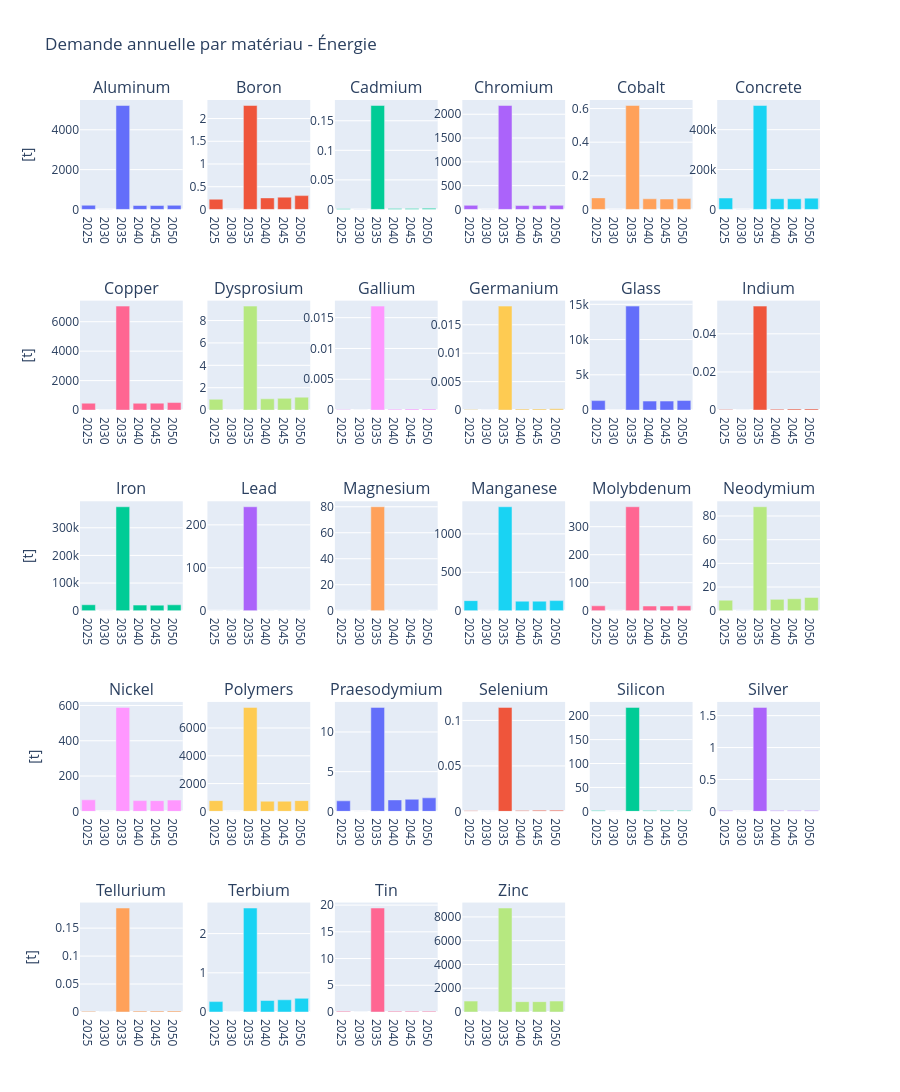

Notebook code cell kept with this figure:
### Code cell
from plotly.subplots import make_subplots
import plotly.graph_objects as go

df_all = plot_all_materials_demand(market_share=True)

def plot_all_materials_demand_sub(save=False):
    materials_positive = df_all.columns.tolist()
    n = len(materials_positive)
    ncols = 6
    nrows = -(-n // ncols)  # arrondi supérieur

    fig = make_subplots(rows=nrows, cols=ncols, subplot_titles=materials_positive)

    for i, material in enumerate(materials_positive):
        row = i // ncols + 1
        col = i % ncols + 1
        
        df_all_annual = df_all / 5
        df_all_annual.index = years
        
        fig.add_trace(
            go.Bar(x=years, y=df_all_annual[material].values, name=material, showlegend=False),
            row=row, col=col
        )

    fig.update_layout(height=300 * nrows, title='Demande annuelle par matériau - Énergie')
    fig.update_yaxes(title_text='[t]', col=1)    
    fig.show()

    if save:
        save_dir = os.path.expanduser('~/Library/Mobile Documents/com~apple~CloudDocs/EPFL/PdM/Plots/Elec_energy')
        os.makedirs(save_dir, exist_ok=True)

        #filepath = os.path.join(save_dir, 'tot_mat_elec.png')
        #fig.write_image(filepath, width=250*ncols, height=300*nrows)

plot_all_materials_demand_sub(save=True)

### Figure 1 — Plotly figure (JSON) as saved in the notebook; plotly's stock layout.template omitted (floating-point values rounded to 4 significant figures)
{"data": [{"name": "Aluminum", "showlegend": false, "type": "bar", "x": ["2025", "2030", "2035", "2040", "2045", "2050"], "xaxis": "x", "y": [209.7, 0.0, 5220.0, 197.4, 196.6, 206.9], "yaxis": "y"}, {"name": "Boron", "showlegend": false, "type": "bar", "x": ["2025", "2030", "2035", "2040", "2045", "2050"], "xaxis": "x2", "y": [0.2247, 0.0, 2.288, 0.2535, 0.2706, 0.3043], "yaxis": "y2"}, {"name": "Cadmium", "showlegend": false, "type": "bar", "x": ["2025", "2030", "2035", "2040", "2045", "2050"], "xaxis": "x3", "y": [0.001129, 0.0, 0.1758, 0.00156, 0.001704, 0.001848], "yaxis": "y3"}, {"name": "Chromium", "showlegend": false, "type": "bar", "x": ["2025", "2030", "2035", "2040", "2045", "2050"], "xaxis": "x4", "y": [85.42, 0.0, 2184.0, 81.54, 81.91, 86.98], "yaxis": "y4"}, {"name": "Cobalt", "showlegend": false, "type": "bar", "x": ["2025", "2030", "2035", "2040", "2045", "2050"], "xaxis": "x5", "y": [0.06869, 0.0, 0.6183, 0.0633, 0.06216, 0.06457], "yaxis": "y5"}, {"name": "Concrete", "showlegend": false, "type": "bar", "x": ["2025", "2030", "2035", "2040", "2045", "2050"], "xaxis": "x6", "y": [57270.0, 0.0, 521300.0, 53740.0, 53620.0, 56620.0], "yaxis": "y6"}, {"name": "Copper", "showlegend": false, "type": "bar", "x": ["2025", "2030", "2035", "2040", "2045", "2050"], "xaxis": "x7", "y": [466.8, 0.0, 7059.0, 461.6, 472.0, 510.3], "yaxis": "y7"}, {"name": "Dysprosium", "showlegend": false, "type": "bar", "x": ["2025", "2030", "2035", "2040", "2045", "2050"], "xaxis": "x8", "y": [0.9639, 0.0, 9.289, 1.005, 1.047, 1.153], "yaxis": "y8"}, {"name": "Gallium", "showlegend": false, "type": "bar", "x": ["2025", "2030", "2035", "2040", "2045", "2050"], "xaxis": "x9", "y": [9.912e-05, 0.0, 0.01687, 0.0001543, 0.0001728, 0.0001912], "yaxis": "y9"}, {"name": "Germanium", "showlegend": false, "type": "bar", "x": ["2025", "2030", "2035", "2040", "2045", "2050"], "xaxis": "x10", "y": [9.44e-05, 0.0, 0.01828, 0.0001737, 0.0002001, 0.0002266], "yaxis": "y10"}, {"name": "Glass", "showlegend": false, "type": "bar", "x": ["2025", "2030", "2035", "2040", "2045", "2050"], "xaxis": "x11", "y": [1343.0, 0.0, 14740.0, 1275.0, 1277.0, 1353.0], "yaxis": "y11"}, {"name": "Indium", "showlegend": false, "type": "bar", "x": ["2025", "2030", "2035", "2040", "2045", "2050"], "xaxis": "x12", "y": [0.0003188, 0.0, 0.05452, 0.0004994, 0.0005596, 0.0006198], "yaxis": "y12"}, {"name": "Iron", "showlegend": false, "type": "bar", "x": ["2025", "2030", "2035", "2040", "2045", "2050"], "xaxis": "x13", "y": [21540.0, 0.0, 376000.0, 20240.0, 20200.0, 21340.0], "yaxis": "y13"}, {"name": "Lead", "showlegend": false, "type": "bar", "x": ["2025", "2030", "2035", "2040", "2045", "2050"], "xaxis": "x14", "y": [0.0175, 0.0, 242.1, 0.01704, 0.01689, 0.01674], "yaxis": "y14"}, {"name": "Magnesium", "showlegend": false, "type": "bar", "x": ["2025", "2030", "2035", "2040", "2045", "2050"], "xaxis": "x15", "y": [0.0, 0.0, 80.0, 0.0, 0.0, 0.0], "yaxis": "y15"}, {"name": "Manganese", "showlegend": false, "type": "bar", "x": ["2025", "2030", "2035", "2040", "2045", "2050"], "xaxis": "x16", "y": [131.2, 0.0, 1353.0, 124.1, 124.2, 131.5], "yaxis": "y16"}, {"name": "Molybdenum", "showlegend": false, "type": "bar", "x": ["2025", "2030", "2035", "2040", "2045", "2050"], "xaxis": "x17", "y": [17.56, 0.0, 371.2, 16.74, 16.8, 17.85], "yaxis": "y17"}, {"name": "Neodymium", "showlegend": false, "type": "bar", "x": ["2025", "2030", "2035", "2040", "2045", "2050"], "xaxis": "x18", "y": [8.9, 0.0, 87.81, 9.594, 10.1, 11.22], "yaxis": "y18"}, {"name": "Nickel", "showlegend": false, "type": "bar", "x": ["2025", "2030", "2035", "2040", "2045", "2050"], "xaxis": "x19", "y": [65.19, 0.0, 589.1, 60.93, 60.61, 63.81], "yaxis": "y19"}, {"name": "Polymers", "showlegend": false, "type": "bar", "x": ["2025", "2030", "2035", "2040", "2045", "2050"], "xaxis": "x20", "y": [772.4, 0.0, 7483.0, 730.1, 730.1, 772.4], "yaxis": "y20"}, {"name": "Praesodymium", "showlegend": false, "type": "bar", "x": ["2025", "2030", "2035", "2040", "2045", "2050"], "xaxis": "x21", "y": [1.325, 0.0, 13.09, 1.442, 1.526, 1.704], "yaxis": "y21"}, {"name": "Selenium", "showlegend": false, "type": "bar", "x": ["2025", "2030", "2035", "2040", "2045", "2050"], "xaxis": "x22", "y": [0.0006718, 0.0, 0.1144, 0.001046, 0.001171, 0.001296], "yaxis": "y22"}, {"name": "Silicon", "showlegend": false, "type": "bar", "x": ["2025", "2030", "2035", "2040", "2045", "2050"], "xaxis": "x23", "y": [1.784, 0.0, 217.3, 1.734, 1.717, 1.7], "yaxis": "y23"}, {"name": "Silver", "showlegend": false, "type": "bar", "x": ["2025", "2030", "2035", "2040", "2045", "2050"], "xaxis": "x24", "y": [0.01338, 0.0, 1.629, 0.013, 0.01287, 0.01274], "yaxis": "y24"}, {"name": "Tellurium", "showlegend": false, "type": "bar", "x": ["2025", "2030", "2035", "2040", "2045", "2050"], "xaxis": "x25", "y": [0.001194, 0.0, 0.1859, 0.00165, 0.001802, 0.001954], "yaxis": "y25"}, {"name": "Terbium", "showlegend": false, "type": "bar", "x": ["2025", "2030", "2035", "2040", "2045", "2050"], "xaxis": "x26", "y": [0.2647, 0.0, 2.652, 0.2929, 0.3111, 0.3486], "yaxis": "y26"}, {"name": "Tin", "showlegend": false, "type": "bar", "x": ["2025", "2030", "2035", "2040", "2045", "2050"], "xaxis": "x27", "y": [0.1567, 0.0, 19.45, 0.1567, 0.1567, 0.1567], "yaxis": "y27"}, {"name": "Zinc", "showlegend": false, "type": "bar", "x": ["2025", "2030", "2035", "2040", "2045", "2050"], "xaxis": "x28", "y": [919.4, 0.0, 8747.0, 868.8, 868.8, 919.4], "yaxis": "y28"}], "layout": {"annotations": [{"font": {"size": 16}, "showarrow": false, "text": "Aluminum", "x": 0.06944, "xanchor": "center", "xref": "paper", "y": 1, "yanchor": "bottom", "yref": "paper"}, {"font": {"size": 16}, "showarrow": false, "text": "Boron", "x": 0.2417, "xanchor": "center", "xref": "paper", "y": 1, "yanchor": "bottom", "yref": "paper"}, {"font": {"size": 16}, "showarrow": false, "text": "Cadmium", "x": 0.4139, "xanchor": "center", "xref": "paper", "y": 1, "yanchor": "bottom", "yref": "paper"}, {"font": {"size": 16}, "showarrow": false, "text": "Chromium", "x": 0.5861, "xanchor": "center", "xref": "paper", "y": 1, "yanchor": "bottom", "yref": "paper"}, {"font": {"size": 16}, "showarrow": false, "text": "Cobalt", "x": 0.7583, "xanchor": "center", "xref": "paper", "y": 1, "yanchor": "bottom", "yref": "paper"}, {"font": {"size": 16}, "showarrow": false, "text": "Concrete", "x": 0.9306, "xanchor": "center", "xref": "paper", "y": 1, "yanchor": "bottom", "yref": "paper"}, {"font": {"size": 16}, "showarrow": false, "text": "Copper", "x": 0.06944, "xanchor": "center", "xref": "paper", "y": 0.78, "yanchor": "bottom", "yref": "paper"}, {"font": {"size": 16}, "showarrow": false, "text": "Dysprosium", "x": 0.2417, "xanchor": "center", "xref": "paper", "y": 0.78, "yanchor": "bottom", "yref": "paper"}, {"font": {"size": 16}, "showarrow": false, "text": "Gallium", "x": 0.4139, "xanchor": "center", "xref": "paper", "y": 0.78, "yanchor": "bottom", "yref": "paper"}, {"font": {"size": 16}, "showarrow": false, "text": "Germanium", "x": 0.5861, "xanchor": "center", "xref": "paper", "y": 0.78, "yanchor": "bottom", "yref": "paper"}, {"font": {"size": 16}, "showarrow": false, "text": "Glass", "x": 0.7583, "xanchor": "center", "xref": "paper", "y": 0.78, "yanchor": "bottom", "yref": "paper"}, {"font": {"size": 16}, "showarrow": false, "text": "Indium", "x": 0.9306, "xanchor": "center", "xref": "paper", "y": 0.78, "yanchor": "bottom", "yref": "paper"}, {"font": {"size": 16}, "showarrow": false, "text": "Iron", "x": 0.06944, "xanchor": "center", "xref": "paper", "y": 0.56, "yanchor": "bottom", "yref": "paper"}, {"font": {"size": 16}, "showarrow": false, "text": "Lead", "x": 0.2417, "xanchor": "center", "xref": "paper", "y": 0.56, "yanchor": "bottom", "yref": "paper"}, {"font": {"size": 16}, "showarrow": false, "text": "Magnesium", "x": 0.4139, "xanchor": "center", "xref": "paper", "y": 0.56, "yanchor": "bottom", "yref": "paper"}, {"font": {"size": 16}, "showarrow": false, "text": "Manganese", "x": 0.5861, "xanchor": "center", "xref": "paper", "y": 0.56, "yanchor": "bottom", "yref": "paper"}, {"font": {"size": 16}, "showarrow": false, "text": "Molybdenum", "x": 0.7583, "xanchor": "center", "xref": "paper", "y": 0.56, "yanchor": "bottom", "yref": "paper"}, {"font": {"size": 16}, "showarrow": false, "text": "Neodymium", "x": 0.9306, "xanchor": "center", "xref": "paper", "y": 0.56, "yanchor": "bottom", "yref": "paper"}, {"font": {"size": 16}, "showarrow": false, "text": "Nickel", "x": 0.06944, "xanchor": "center", "xref": "paper", "y": 0.34, "yanchor": "bottom", "yref": "paper"}, {"font": {"size": 16}, "showarrow": false, "text": "Polymers", "x": 0.2417, "xanchor": "center", "xref": "paper", "y": 0.34, "yanchor": "bottom", "yref": "paper"}, {"font": {"size": 16}, "showarrow": false, "text": "Praesodymium", "x": 0.4139, "xanchor": "center", "xref": "paper", "y": 0.34, "yanchor": "bottom", "yref": "paper"}, {"font": {"size": 16}, "showarrow": false, "text": "Selenium", "x": 0.5861, "xanchor": "center", "xref": "paper", "y": 0.34, "yanchor": "bottom", "yref": "paper"}, {"font": {"size": 16}, "showarrow": false, "text": "Silicon", "x": 0.7583, "xanchor": "center", "xref": "paper", "y": 0.34, "yanchor": "bottom", "yref": "paper"}, {"font": {"size": 16}, "showarrow": false, "text": "Silver", "x": 0.9306, "xanchor": "center", "xref": "paper", "y": 0.34, "yanchor": "bottom", "yref": "paper"}, {"font": {"size": 16}, "showarrow": false, "text": "Tellurium", "x": 0.06944, "xanchor": "center", "xref": "paper", "y": 0.12, "yanchor": "bottom", "yref": "paper"}, {"font": {"size": 16}, "showarrow": false, "text": "Terbium", "x": 0.2417, "xanchor": "center", "xref": "paper", "y": 0.12, "yanchor": "bottom", "yref": "paper"}, {"font": {"size": 16}, "showarrow": false, "text": "Tin", "x": 0.4139, "xanchor": "center", "xref": "paper", "y": 0.12, "yanchor": "bottom", "yref": "paper"}, {"font": {"size": 16}, "showarrow": false, "text": "Zinc", "x": 0.5861, "xanchor": "center", "xref": "paper", "y": 0.12, "yanchor": "bottom", "yref": "paper"}], "height": 1500, "title": {"text": "Demande annuelle par matériau - Énergie"}, "xaxis": {"anchor": "y", "domain": [0, 0.1389]}, "xaxis10": {"anchor": "y10", "domain": [0.5167, 0.6556]}, "xaxis11": {"anchor": "y11", "domain": [0.6889, 0.8278]}, "xaxis12": {"anchor": "y12", "domain": [0.8611, 1]}, "xaxis13": {"anchor": "y13", "domain": [0, 0.1389]}, "xaxis14": {"anchor": "y14", "domain": [0.1722, 0.3111]}, "xaxis15": {"anchor": "y15", "domain": [0.3444, 0.4833]}, "xaxis16": {"anchor": "y16", "domain": [0.5167, 0.6556]}, "xaxis17": {"anchor": "y17", "domain": [0.6889, 0.8278]}, "xaxis18": {"anchor": "y18", "domain": [0.8611, 1]}, "xaxis19": {"anchor": "y19", "domain": [0, 0.1389]}, "xaxis2": {"anchor": "y2", "domain": [0.1722, 0.3111]}, "xaxis20": {"anchor": "y20", "domain": [0.1722, 0.3111]}, "xaxis21": {"anchor": "y21", "domain": [0.3444, 0.4833]}, "xaxis22": {"anchor": "y22", "domain": [0.5167, 0.6556]}, "xaxis23": {"anchor": "y23", "domain": [0.6889, 0.8278]}, "xaxis24": {"anchor": "y24", "domain": [0.8611, 1]}, "xaxis25": {"anchor": "y25", "domain": [0, 0.1389]}, "xaxis26": {"anchor": "y26", "domain": [0.1722, 0.3111]}, "xaxis27": {"anchor": "y27", "domain": [0.3444, 0.4833]}, "xaxis28": {"anchor": "y28", "domain": [0.5167, 0.6556]}, "xaxis29": {"anchor": "y29", "domain": [0.6889, 0.8278]}, "xaxis3": {"anchor": "y3", "domain": [0.3444, 0.4833]}, "xaxis30": {"anchor": "y30", "domain": [0.8611, 1]}, "xaxis4": {"anchor": "y4", "domain": [0.5167, 0.6556]}, "xaxis5": {"anchor": "y5", "domain": [0.6889, 0.8278]}, "xaxis6": {"anchor": "y6", "domain": [0.8611, 1]}, "xaxis7": {"anchor": "y7", "domain": [0, 0.1389]}, "xaxis8": {"anchor": "y8", "domain": [0.1722, 0.3111]}, "xaxis9": {"anchor": "y9", "domain": [0.3444, 0.4833]}, "yaxis": {"anchor": "x", "domain": [0.88, 1], "title": {"text": "[t]"}}, "yaxis10": {"anchor": "x10", "domain": [0.66, 0.78]}, "yaxis11": {"anchor": "x11", "domain": [0.66, 0.78]}, "yaxis12": {"anchor": "x12", "domain": [0.66, 0.78]}, "yaxis13": {"anchor": "x13", "domain": [0.44, 0.56], "title": {"text": "[t]"}}, "yaxis14": {"anchor": "x14", "domain": [0.44, 0.56]}, "yaxis15": {"anchor": "x15", "domain": [0.44, 0.56]}, "yaxis16": {"anchor": "x16", "domain": [0.44, 0.56]}, "yaxis17": {"anchor": "x17", "domain": [0.44, 0.56]}, "yaxis18": {"anchor": "x18", "domain": [0.44, 0.56]}, "yaxis19": {"anchor": "x19", "domain": [0.22, 0.34], "title": {"text": "[t]"}}, "yaxis2": {"anchor": "x2", "domain": [0.88, 1]}, "yaxis20": {"anchor": "x20", "domain": [0.22, 0.34]}, "yaxis21": {"anchor": "x21", "domain": [0.22, 0.34]}, "yaxis22": {"anchor": "x22", "domain": [0.22, 0.34]}, "yaxis23": {"anchor": "x23", "domain": [0.22, 0.34]}, "yaxis24": {"anchor": "x24", "domain": [0.22, 0.34]}, "yaxis25": {"anchor": "x25", "domain": [0, 0.12], "title": {"text": "[t]"}}, "yaxis26": {"anchor": "x26", "domain": [0, 0.12]}, "yaxis27": {"anchor": "x27", "domain": [0, 0.12]}, "yaxis28": {"anchor": "x28", "domain": [0, 0.12]}, "yaxis29": {"anchor": "x29", "domain": [0, 0.12]}, "yaxis3": {"anchor": "x3", "domain": [0.88, 1]}, "yaxis30": {"anchor": "x30", "domain": [0, 0.12]}, "yaxis4": {"anchor": "x4", "domain": [0.88, 1]}, "yaxis5": {"anchor": "x5", "domain": [0.88, 1]}, "yaxis6": {"anchor": "x6", "domain": [0.88, 1]}, "yaxis7": {"anchor": "x7", "domain": [0.66, 0.78], "title": {"text": "[t]"}}, "yaxis8": {"anchor": "x8", "domain": [0.66, 0.78]}, "yaxis9": {"anchor": "x9", "domain": [0.66, 0.78]}}}
